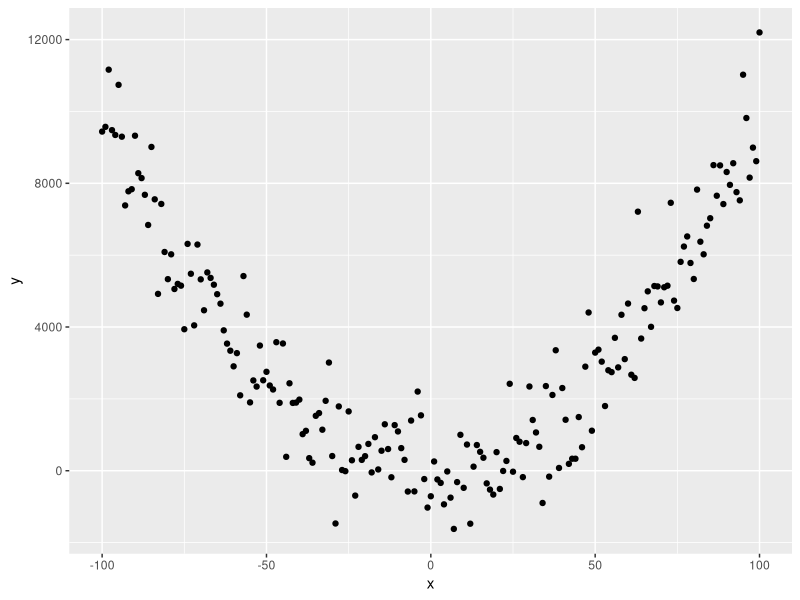

Reproduce this figure in R.
## ---- chunk 1
library(tidyverse)
## ---- chunk 2
# because we are using random numbers
set.seed(123)
# set x range
x <- -100:100
# define y without error
y_det <- 0.01+x^2
# add some random variation
y <- y_det+rnorm(length(x),0,1000)

# create dataframe and plot
df <- data.frame(x, y)
ggplot(df, aes(x = x, y = y))+
  geom_point()
